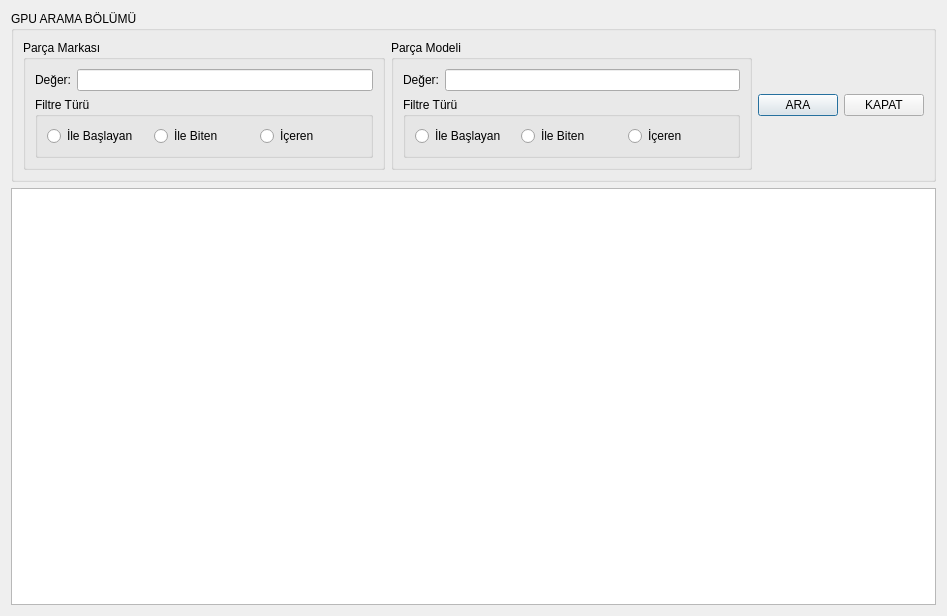
<?xml version="1.0" encoding="UTF-8"?>
<ui version="4.0">
 <class>TMOGPUListeFormu</class>
 <widget class="QDialog" name="TMOGPUListeFormu">
  <property name="geometry">
   <rect>
    <x>0</x>
    <y>0</y>
    <width>947</width>
    <height>616</height>
   </rect>
  </property>
  <property name="windowTitle">
   <string>Dialog</string>
  </property>
  <layout class="QGridLayout" name="gridLayout_6">
   <item row="0" column="0">
    <widget class="QGroupBox" name="GPAramaBolumu">
     <property name="title">
      <string>GPU ARAMA BÖLÜMÜ</string>
     </property>
     <layout class="QGridLayout" name="gridLayout_5">
      <item row="0" column="2">
       <widget class="QPushButton" name="PBAra">
        <property name="text">
         <string>ARA</string>
        </property>
       </widget>
      </item>
      <item row="0" column="0">
       <widget class="QGroupBox" name="GPParcaMarkasi">
        <property name="title">
         <string>Parça Markası</string>
        </property>
        <layout class="QGridLayout" name="gridLayout_2">
         <item row="0" column="0">
          <widget class="QLabel" name="LPMarkasiDeger">
           <property name="text">
            <string>Değer:</string>
           </property>
          </widget>
         </item>
         <item row="0" column="1">
          <widget class="QLineEdit" name="LEPMarkasiDeger"/>
         </item>
         <item row="1" column="0" colspan="2">
          <widget class="QGroupBox" name="GPPMarkasiFiltreTuru">
           <property name="title">
            <string>Filtre Türü</string>
           </property>
           <layout class="QGridLayout" name="gridLayout">
            <item row="0" column="0">
             <widget class="QRadioButton" name="RBPMarkasiFTIleBaslayan">
              <property name="text">
               <string>İle Başlayan</string>
              </property>
             </widget>
            </item>
            <item row="0" column="1">
             <widget class="QRadioButton" name="RBPMarkasiFTIleBiten">
              <property name="text">
               <string>İle Biten</string>
              </property>
             </widget>
            </item>
            <item row="0" column="2">
             <widget class="QRadioButton" name="RBPMarkasiFTIceren">
              <property name="text">
               <string>İçeren</string>
              </property>
             </widget>
            </item>
           </layout>
          </widget>
         </item>
        </layout>
       </widget>
      </item>
      <item row="0" column="1">
       <widget class="QGroupBox" name="GPParcaModeli">
        <property name="title">
         <string>Parça Modeli</string>
        </property>
        <layout class="QGridLayout" name="gridLayout_4">
         <item row="0" column="0">
          <widget class="QLabel" name="LPModeliDeger">
           <property name="text">
            <string>Değer:</string>
           </property>
          </widget>
         </item>
         <item row="0" column="1">
          <widget class="QLineEdit" name="LEPModeliDeger"/>
         </item>
         <item row="1" column="0" colspan="2">
          <widget class="QGroupBox" name="GPPModeliFiltreTuru">
           <property name="title">
            <string>Filtre Türü</string>
           </property>
           <layout class="QGridLayout" name="gridLayout_3">
            <item row="0" column="0">
             <widget class="QRadioButton" name="RBPModeliFTIleBaslayan">
              <property name="text">
               <string>İle Başlayan</string>
              </property>
             </widget>
            </item>
            <item row="0" column="1">
             <widget class="QRadioButton" name="RBPModeliIFTIleBiten">
              <property name="text">
               <string>İle Biten</string>
              </property>
             </widget>
            </item>
            <item row="0" column="2">
             <widget class="QRadioButton" name="RBPModeliFTIceren">
              <property name="text">
               <string>İçeren</string>
              </property>
             </widget>
            </item>
           </layout>
          </widget>
         </item>
        </layout>
       </widget>
      </item>
      <item row="0" column="3">
       <widget class="QPushButton" name="PBKapat">
        <property name="text">
         <string>KAPAT</string>
        </property>
       </widget>
      </item>
     </layout>
    </widget>
   </item>
   <item row="1" column="0">
    <widget class="QTableWidget" name="TWTablo"/>
   </item>
  </layout>
 </widget>
 <resources/>
 <connections/>
</ui>
